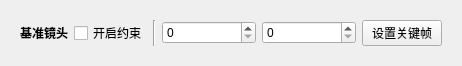
<?xml version="1.0" encoding="UTF-8"?>
<ui version="4.0">
 <class>Cam_Item_Wrapper</class>
 <widget class="QWidget" name="Cam_Item_Wrapper">
  <property name="geometry">
   <rect>
    <x>0</x>
    <y>0</y>
    <width>462</width>
    <height>59</height>
   </rect>
  </property>
  <property name="windowTitle">
   <string>Form</string>
  </property>
  <layout class="QGridLayout" name="gridLayout">
   <item row="0" column="0">
    <widget class="QFrame" name="Cam_Item">
     <property name="autoFillBackground">
      <bool>false</bool>
     </property>
     <property name="styleSheet">
      <string notr="true"/>
     </property>
     <layout class="QGridLayout" name="gridLayout_2">
      <property name="margin">
       <number>9</number>
      </property>
      <item row="0" column="3">
       <widget class="QSpinBox" name="Strat_Time_SB">
        <property name="sizePolicy">
         <sizepolicy hsizetype="Expanding" vsizetype="Fixed">
          <horstretch>0</horstretch>
          <verstretch>0</verstretch>
         </sizepolicy>
        </property>
       </widget>
      </item>
      <item row="0" column="1">
       <widget class="QCheckBox" name="Constraint_CB">
        <property name="enabled">
         <bool>true</bool>
        </property>
        <property name="text">
         <string>开启约束</string>
        </property>
       </widget>
      </item>
      <item row="0" column="0">
       <widget class="QLabel" name="Constarint_Label">
        <property name="font">
         <font>
          <pointsize>9</pointsize>
          <weight>75</weight>
          <bold>true</bold>
         </font>
        </property>
        <property name="text">
         <string>基准镜头</string>
        </property>
       </widget>
      </item>
      <item row="0" column="5">
       <widget class="QPushButton" name="Keyfarme_BTN">
        <property name="minimumSize">
         <size>
          <width>70</width>
          <height>0</height>
         </size>
        </property>
        <property name="maximumSize">
         <size>
          <width>16777215</width>
          <height>16777215</height>
         </size>
        </property>
        <property name="text">
         <string>设置关键帧</string>
        </property>
       </widget>
      </item>
      <item row="0" column="4">
       <widget class="QSpinBox" name="End_Time_SB">
        <property name="sizePolicy">
         <sizepolicy hsizetype="Expanding" vsizetype="Fixed">
          <horstretch>0</horstretch>
          <verstretch>0</verstretch>
         </sizepolicy>
        </property>
       </widget>
      </item>
      <item row="0" column="2">
       <widget class="Line" name="line">
        <property name="orientation">
         <enum>Qt::Vertical</enum>
        </property>
       </widget>
      </item>
     </layout>
    </widget>
   </item>
  </layout>
 </widget>
 <resources/>
 <connections/>
</ui>
